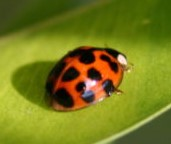
%> input picture IT 4225 DIP - MAY/DIP_labs/koly/insect.jpg, 171 x 144 px
$ octave Global.m   (GNU Octave 9; MATLAB toolbox functions it lacks are replaced by stand-ins)
%> lines starting %> are read from the running program, lines starting %| are printed output that depends on the picture
%% Read a grayscale image
I = imread('insect.jpg');
%> I is the input picture: size 144x171x3 uint8; mean R, G, B 118.5, 122.6, 27.6
I = rgb2gray(I);
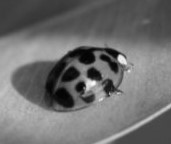
%> I: size 144x171 uint8; min 1, max 251, mean 110.6

figure
subplot(1,2,1)
imshow(I)
subplot(1,2,2)
imhist(I,64)
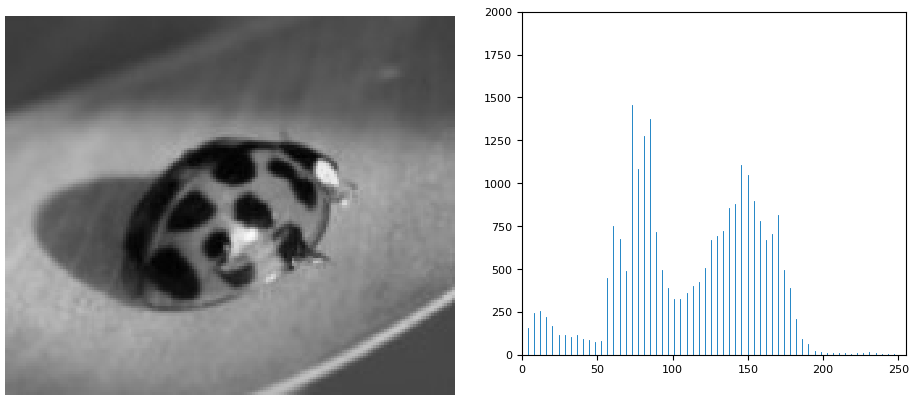
%> figure redrawn from the program's plot data, 2 panels

%% I image with uniform intensity
J = histeq(I)
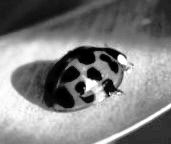
%> J: size 144x171 uint8; min 0, max 255, mean 126.4

figure
subplot(1,2,1)
imshow(J);
subplot(1,2,2)
imhist(J,64)
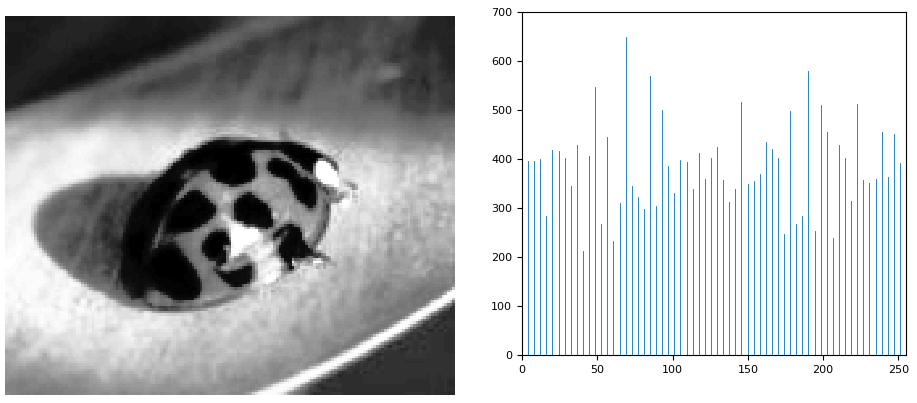
%> figure redrawn from the program's plot data, 2 panels
